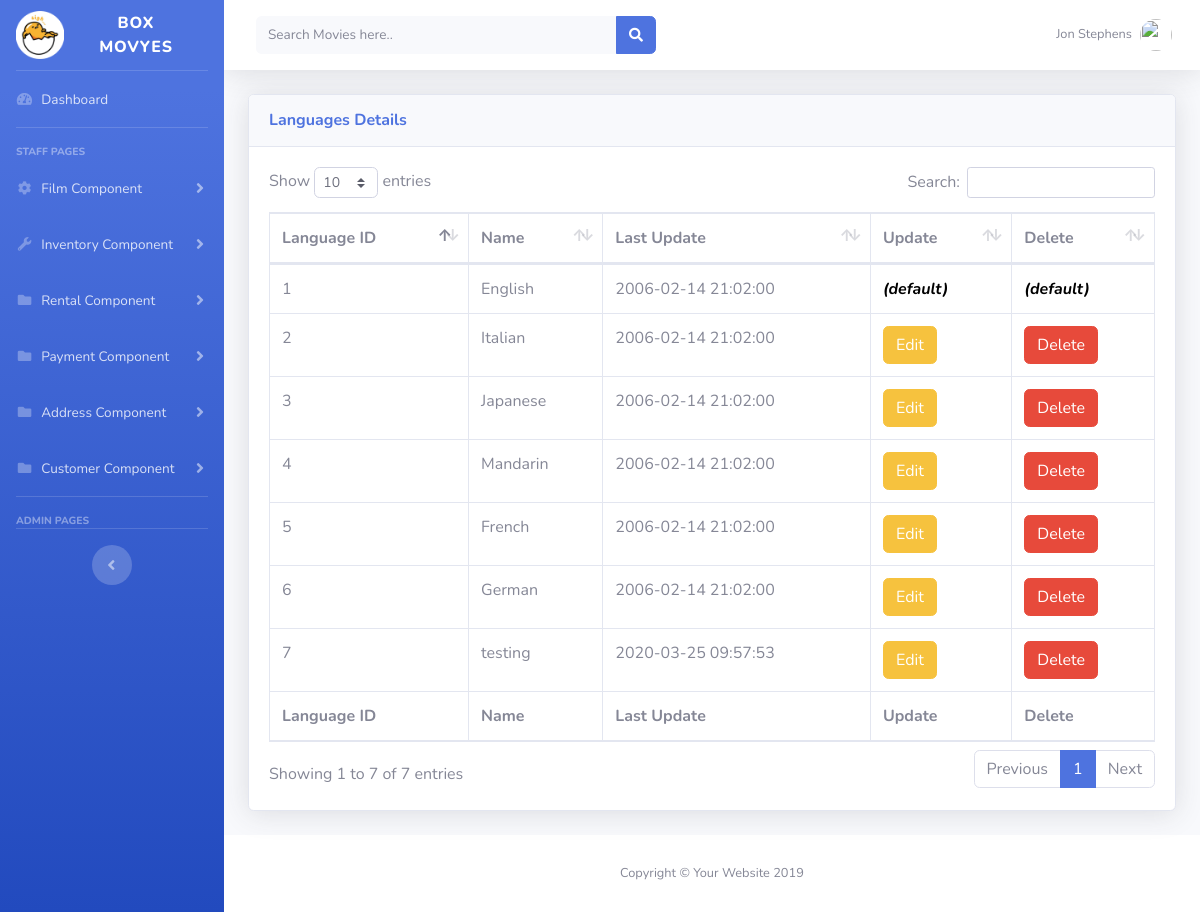
The page /tables_language.php (signed in) on the database as committed earlier.
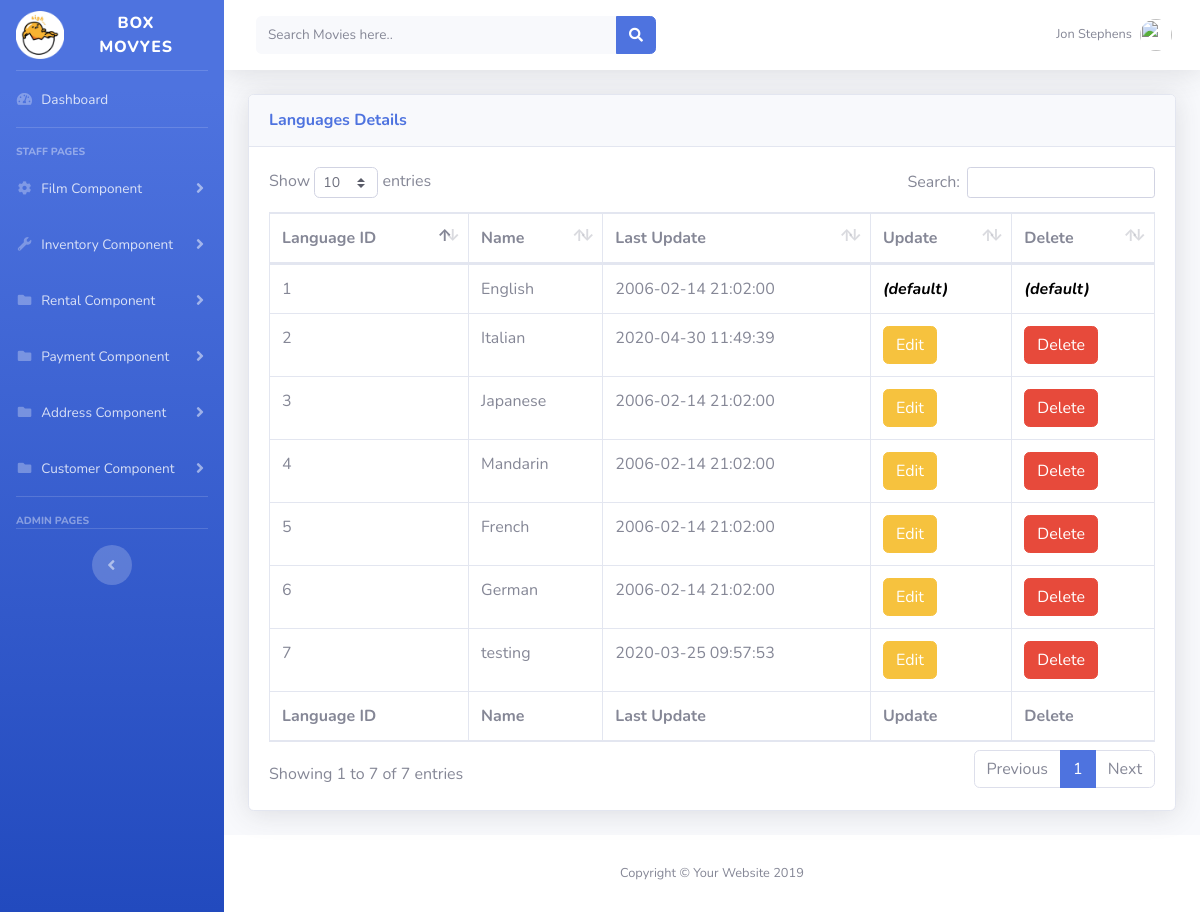
The same page on the database as committed later.
### tables this page shows
CREATE TABLE `language` (
  `language_id` int(3) NOT NULL,
  `name` varchar(20) NOT NULL,
  `last_update` timestamp NOT NULL DEFAULT CURRENT_TIMESTAMP
);

### tables_language.php (the view, shortened to what the changed rows need)
<!DOCTYPE html>
<html lang="en">
<head>
  <link href="vendor/fontawesome-free/css/all.min.css" rel="stylesheet" type="text/css">
  <link href="css/sb-admin-2.min.css" rel="stylesheet">
  <link href="vendor/datatables/dataTables.bootstrap4.min.css" rel="stylesheet">
</head>
<body id="page-top">
  <div id="wrapper">
		<?php
		$links = mysqli_connect('localhost','hfycb1_hfycb1','12345isint.','hfycb1_id13307643_assignment2') or die("Could not connect to database");
	   ?>
    <div id="content-wrapper" class="d-flex flex-column">
      <div id="content">
        <div class="container-fluid">
          <div class="card shadow mb-4">
            <div class="card-body">
              <div class="table-responsive">
                <table class="table table-bordered" id="dataTable" width="100%" cellspacing="0">
                  <thead>
                    <tr>
                      <th>Language ID</th>
                      <th>Name</th>
                      <th>Last Update</th>
                       <th>Update</th>
					   <th>Delete</th>
                    </tr>
                  </thead>
                  <tfoot>
                    <tr>
                       <th>Language ID</th>
                      <th>Name</th>
                      <th>Last Update</th>
                     <th>Update</th>
					  <th>Delete</th>
                    </tr>
                  </tfoot>
                  <tbody>
                     <?php
					     $sqlLanguage = "SELECT * FROM `language` WHERE 1";
						$queryL=mysqli_query($links,$sqlLanguage);
						while($row=mysqli_fetch_array($queryL)){
					?>
					    					<tr>
					  <td><?php echo $row['language_id']; ?></td>
					  <td><?php echo $row['name']; ?></td>
					   <td><?php echo $row['last_update']; ?></td>
					   <?php
							$checkForValue = "SELECT language_id,name FROM `language` WHERE name = 'english'";
							$result = mysqli_query($links,$checkForValue);
							$ressult = mysqli_fetch_assoc($result);
							$checkLanIDD = $ressult['language_id'];
							$checkLanName = $ressult['name'];
							if($row['language_id'] == $checkLanIDD && $row['name'] == $checkLanName){
					   ?>
					   <td><span style = "color:black;"><b><i>(default)</i></b></span></td>
					     <td><span style = "color:black;"><b><i>(default)</i></b></span></td>
					</tr>
					<?php }else{ ?>
					   <form action = "update_language.php" method = "post">
					  <td>
							<button name = "editLangu"  id = "editLangu" value = "<?php echo $row['language_id']; ?>" data-toggle="modal" class="btn btn-warning"><span class="glyphicon glyphicon-edit"></span> Edit</button>
						</td>
						</form>
					  <form action = "delete_language_name.php" method = "post">
					<td><button name = "deleteLangu" id = "deleteLangu" Onclick="return ConfirmDelete();" type = "submit" value = "<?php echo $row['language_id']; ?>" data-toggle="modal" class="btn btn-danger"><span class="glyphicon glyphicon-edit"></span> Delete</button> </td>
					</form>
					</tr>
					<?php
				}
			?>
					<?php
				}
			?>
                  </tbody>
                </table>
              </div>
            </div>
          </div>
        </div>
      </div>
    </div>
  </div>
</body>
</html>

Rows that differ between the two databases and show on the page:
changed language "Italian": last_update "2006-02-14 21:02:00" → "2020-04-30 11:49:39"
